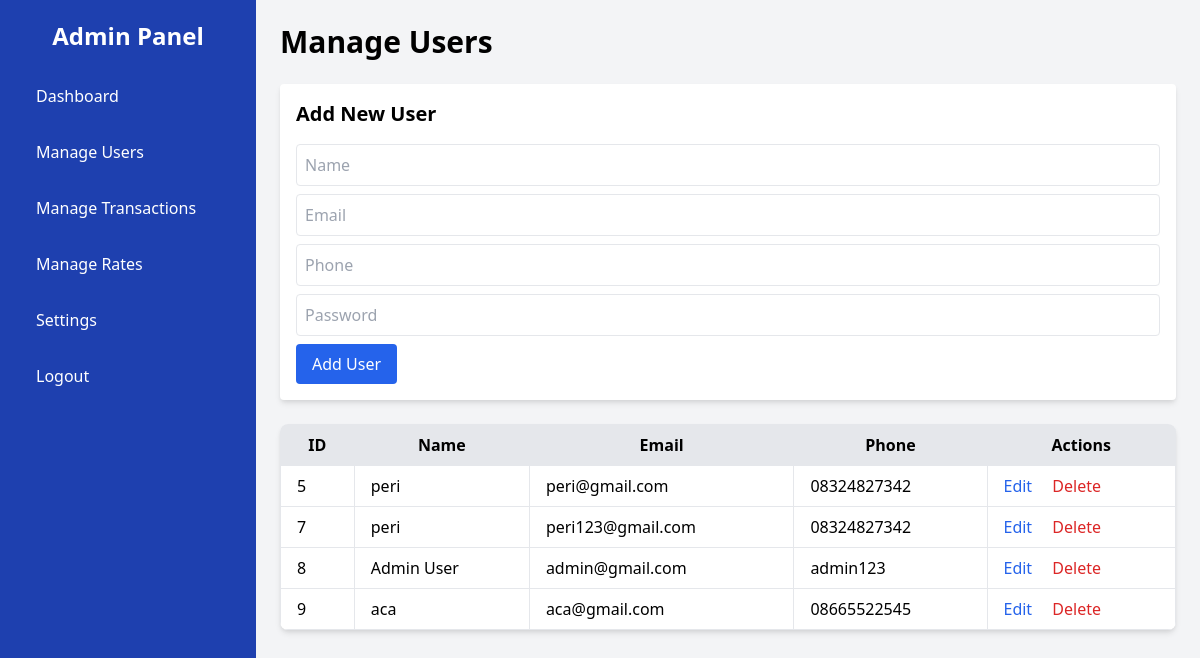
Page /admin/manage_users.php (signed in) on the committed database.
### tables this page shows
CREATE TABLE `users` (
  `id` int(11) NOT NULL,
  `name` varchar(100) NOT NULL,
  `email` varchar(100) NOT NULL,
  `phone` varchar(15) NOT NULL,
  `password` varchar(255) NOT NULL,
  `created_at` timestamp NOT NULL DEFAULT current_timestamp(),
  `role` enum('admin','user') NOT NULL DEFAULT 'user'
);

### admin/manage_users.php (the view, shortened to what this page needs)
<?php
include '../db.php';
$stmt = $pdo->query("SELECT * FROM users");
$users = $stmt->fetchAll();
?>
<!DOCTYPE html>
<html lang="en">
<head>
    <link href="https://cdn.jsdelivr.net/npm/tailwindcss@2.2.19/dist/tailwind.min.css" rel="stylesheet">
</head>
<body class="bg-gray-100 font-roboto">
    <div class="min-h-screen flex">
    <?php include '../admin/includes/sidebar.php';?>
        <div class="flex-1 p-6">
            <h1 class="text-3xl font-bold mb-6">Manage Users</h1>
            <form method="POST" class="mb-6 bg-white p-4 rounded shadow-md">
                <h2 class="text-xl font-bold mb-4">Add New User</h2>
                <input type="text" name="name" placeholder="Name" required class="border p-2 mb-2 w-full rounded">
                <input type="email" name="email" placeholder="Email" required class="border p-2 mb-2 w-full rounded">
                <input type="text" name="phone" placeholder="Phone" required class="border p-2 mb-2 w-full rounded">
                <input type="password" name="password" placeholder="Password" required class="border p-2 mb-2 w-full rounded">
                <button type="submit" name="create" class="bg-blue-600 text-white px-4 py-2 rounded hover:bg-blue-700 transition">Add User</button>
            </form>
            <div class="overflow-x-auto bg-white rounded-lg shadow-md">
                <table class="min-w-full">
                    <thead class="bg-gray-200">
                        <tr>
                            <th class="border px-4 py-2">ID</th>
                            <th class="border px-4 py-2">Name</th>
                            <th class="border px-4 py-2">Email</th>
                            <th class="border px-4 py-2">Phone</th>
                            <th class="border px-4 py-2">Actions</th>
                        </tr>
                    </thead>
                    <tbody>
                        <?php foreach ($users as $user): ?>
                        <tr class="hover:bg-gray-100">
                            <td class="border px-4 py-2"><?= $user['id'] ?></td>
                            <td class="border px-4 py-2"><?= htmlspecialchars($user['name']) ?></td>
                            <td class="border px-4 py-2"><?= htmlspecialchars($user['email']) ?></td>
                            <td class="border px-4 py-2"><?= htmlspecialchars($user['phone']) ?></td>
                            <td class="border px-4 py-2">
                                <button class="text-blue-600 edit-btn" data-id="<?= $user['id'] ?>" data-name="<?= htmlspecialchars($user['name']) ?>" data-email="<?= htmlspecialchars($user['email']) ?>" data-phone="<?= htmlspecialchars($user['phone']) ?>">Edit</button>
                                <a href="?delete=<?= $user['id'] ?>" class="text-red-600 ml-4" onclick="return confirm('Are you sure you want to delete this user?');">Delete</a>
                            </td>
                        </tr>
                        <?php endforeach; ?>
                    </tbody>
                </table>
            </div>
        </div>
    </div>
</body>
</html>

### rows in the picture
users: id "5", name "peri", email "peri@gmail.com", phone "08324827342"
users: id "7", name "peri", email "peri123@gmail.com", phone "08324827342"
users: id "8", name "Admin User", email "admin@gmail.com", phone "admin123"
users: id "9", name "aca", email "aca@gmail.com", phone "08665522545"
